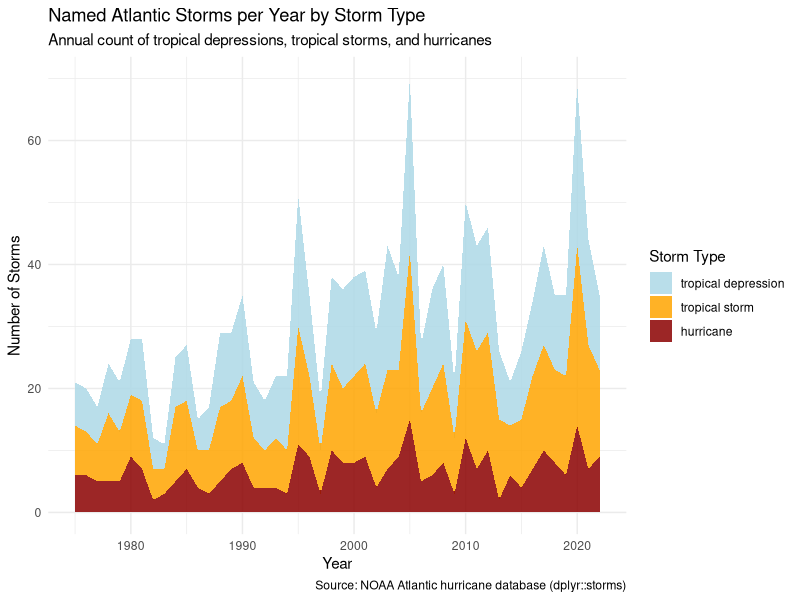
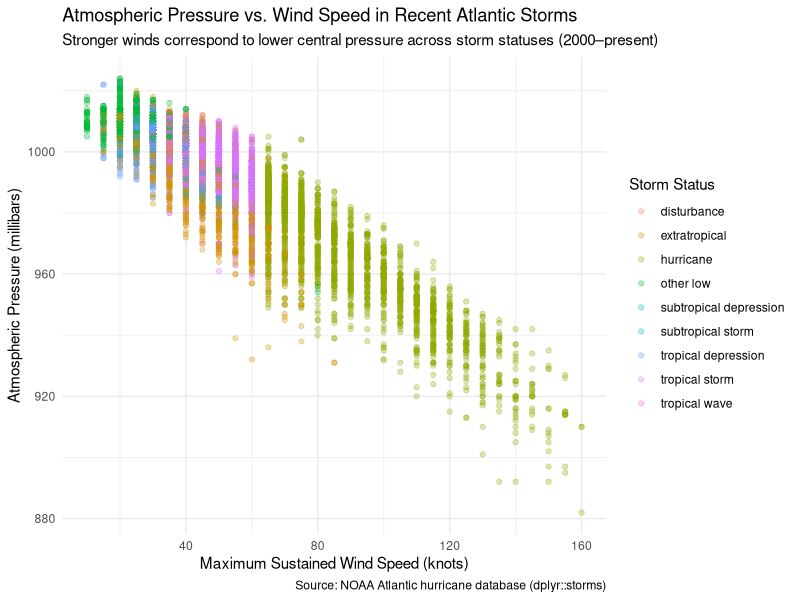

The R script that drew these images, in order:
## ---- chunk 1
#| label: setup
#| message: false

library(tidyverse)
## ---- chunk 2
#| label: plot-storms

# Filter to the three main storm types, count distinct storms per year and status, and fill missing year/status pairs with 0
storms |>
  filter(status %in% c("tropical depression", "tropical storm", "hurricane")) |>
  mutate(status = fct_relevel(status, "tropical depression", "tropical storm", "hurricane")) |>
  summarize(n_storms = n_distinct(name), .by = c(year, status)) |>
  complete(year, status, fill = list(n_storms = 0)) |>
  ggplot(aes(x = year, y = n_storms, fill = status)) +
  geom_area(alpha = 0.85) +
  scale_fill_manual(
    values = c(
      "tropical depression" = "lightblue",
      "tropical storm" = "orange",
      "hurricane" = "darkred"
    )
  ) +
  labs(
    title = "Named Atlantic Storms per Year by Storm Type",
    subtitle = "Annual count of tropical depressions, tropical storms, and hurricanes",
    x = "Year",
    y = "Number of Storms",
    fill = "Storm Type",
    caption = "Source: NOAA Atlantic hurricane database (dplyr::storms)"
  ) +
  theme_minimal()
## ---- chunk 3
#| label: print-storms
#| cache: true

storms_recent <- storms |>
  filter(year >= 2000) |>
  select(year, name, status, wind, pressure)
## ---- chunk 4
#| label: plot-pressure-wind

# Map color to storm status and use alpha = 0.3 so overlapping observations remain visible
storms_recent |>
  ggplot(aes(x = wind, y = pressure, color = status)) +
  geom_point(alpha = 0.3) +
  labs(
    title = "Atmospheric Pressure vs. Wind Speed in Recent Atlantic Storms",
    subtitle = "Stronger winds correspond to lower central pressure across storm statuses (2000–present)",
    x = "Maximum Sustained Wind Speed (knots)",
    y = "Atmospheric Pressure (millibars)",
    color = "Storm Status",
    caption = "Source: NOAA Atlantic hurricane database (dplyr::storms)"
  ) +
  theme_minimal()
